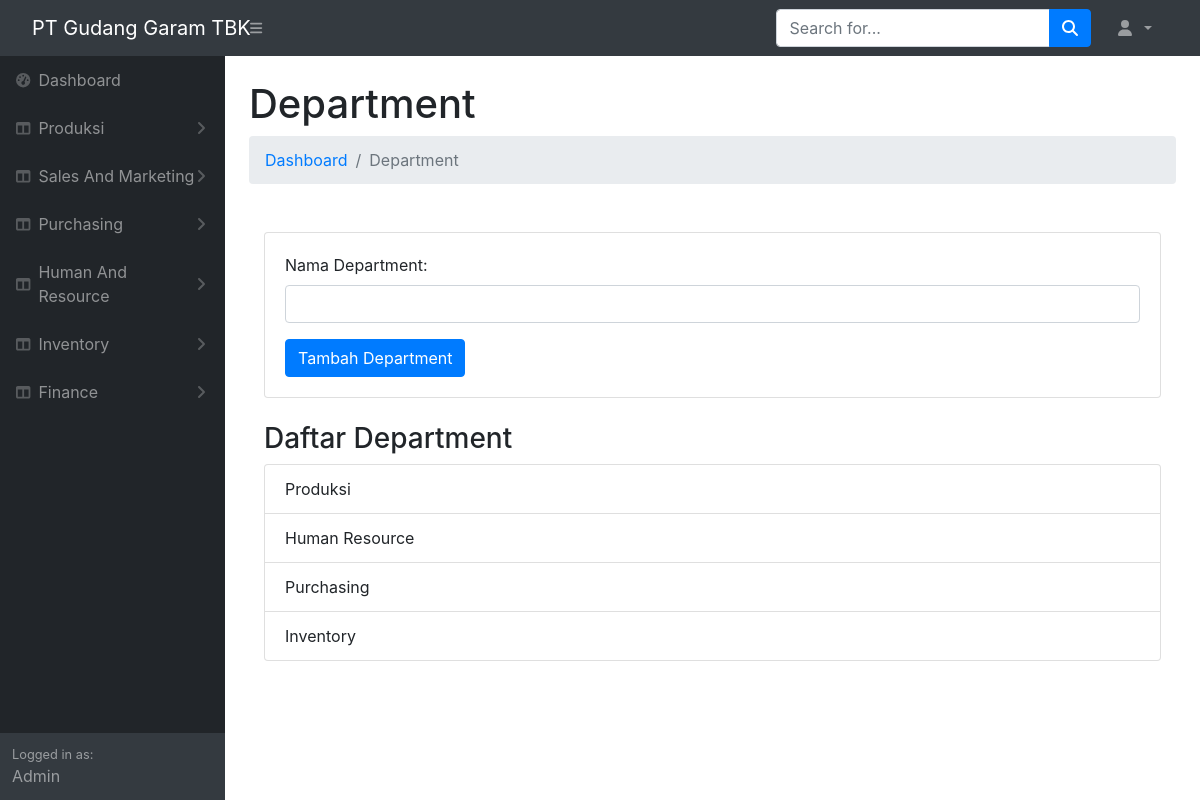
/produksi/hr_department.php, run on the app's committed database.
### tables this page shows
CREATE TABLE `department` (
  `id_department` int(11) NOT NULL,
  `nama_department` varchar(100) NOT NULL
);

### produksi/hr_department.php (the view, shortened to what this page needs)
<?php
$servername = "localhost";
$username = "root";
$password = "";
$dbname = "marketing";
?>
<!DOCTYPE html>
<html lang="en">
    <head>
        <link
            rel="stylesheet"
            type="text/css"
            media="screen"
            href="https://cdn.datatables.net/1.13.1/css/jquery.dataTables.min.css">
        <link
            rel="stylesheet"
            type="text/css"
            media="screen"
            href="https://cdnjs.cloudflare.com/ajax/libs/twitter-bootstrap/5.2.0/css/bootstrap.min.css">
        <link
            rel="stylesheet"
            type="text/css"
            media="screen"
            href="https://cdn.datatables.net/1.13.1/css/dataTables.bootstrap5.min.css">
        <link
            href="https://cdn.jsdelivr.net/npm/simple-datatables@7.1.2/dist/style.min.css"
            rel="stylesheet"/>
        <link href="css/styles.css" rel="stylesheet"/>
    </head>
    <body class="sb-nav-fixed">
        <nav class="sb-topnav navbar navbar-expand navbar-dark bg-dark">
            <a class="navbar-brand ps-3" href="index.html">PT Gudang Garam TBK</a>
            <button
                class="btn btn-link btn-sm order-1 order-lg-0 me-4 me-lg-0"
                id="sidebarToggle"
                href="#!">
                <i class="fas fa-bars"></i>
            </button>
            <form
                class="d-none d-md-inline-block form-inline ms-auto me-0 me-md-3 my-2 my-md-0">
                <div class="input-group">
                    <input
                        class="form-control"
                        type="text"
                        placeholder="Search for..."
                        aria-label="Search for..."
                        aria-describedby="btnNavbarSearch"/>
                    <button class="btn btn-primary" id="btnNavbarSearch" type="button">
                        <i class="fas fa-search"></i>
                    </button>
                </div>
            </form>
            <ul class="navbar-nav ms-auto ms-md-0 me-3 me-lg-4">
                <li class="nav-item dropdown">
                    <a
                        class="nav-link dropdown-toggle"
                        id="navbarDropdown"
                        href="#"
                        role="button"
                        data-bs-toggle="dropdown"
                        aria-expanded="false">
                        <i class="fas fa-user fa-fw"></i>
                    </a>
                </li>
            </ul>
        </nav>
        <div id="layoutSidenav">
            <div id="layoutSidenav_nav">
                <nav class="sb-sidenav accordion sb-sidenav-dark" id="sidenavAccordion">
                    <div class="sb-sidenav-menu">
                        <div class="nav">
                        <a class="nav-link" href="index.php">
                                <div class="sb-nav-link-icon"><i class="fas fa-tachometer-alt"></i></div>
                                Dashboard
                            </a>
                            <a class="nav-link collapsed" href="#" data-bs-toggle="collapse" data-bs-target="#collapseLayouts" aria-expanded="false" aria-controls="collapseLayouts">
                                <div class="sb-nav-link-icon"><i class="fas fa-columns"></i></div>
                                Produksi
                                <div class="sb-sidenav-collapse-arrow"><i class="fas fa-angle-down"></i></div>
                            </a>
                            <a class="nav-link collapsed" href="#" data-bs-toggle="collapse" data-bs-target="#collapseLayouts" aria-expanded="false" aria-controls="collapseLayouts">
                                <div class="sb-nav-link-icon"><i class="fas fa-columns"></i></div>
                                Sales And Marketing
                                <div class="sb-sidenav-collapse-arrow"><i class="fas fa-angle-down"></i></div>
                            </a>
                        <a class="nav-link collapsed" href="#" data-bs-toggle="collapse" data-bs-target="#collapseLayouts" aria-expanded="false" aria-controls="collapseLayouts">
                            <div class="sb-nav-link-icon"><i class="fas fa-columns"></i></div>
                            Purchasing
                            <div class="sb-sidenav-collapse-arrow"><i class="fas fa-angle-down"></i></div>
                        </a>
                        <a class="nav-link collapsed" href="#" data-bs-toggle="collapse" data-bs-target="#collapseLayouts" aria-expanded="false" aria-controls="collapseLayouts">
                        <div class="sb-nav-link-icon"><i class="fas fa-columns"></i></div>
                            Human And Resource
                            <div class="sb-sidenav-collapse-arrow"><i class="fas fa-angle-down"></i></div>
                            </a>
                        <a class="nav-link collapsed" href="#" data-bs-toggle="collapse" data-bs-target="#collapseLayouts" aria-expanded="false" aria-controls="collapseLayouts">
                            <div class="sb-nav-link-icon"><i class="fas fa-columns"></i></div>
                                Inventory
                                <div class="sb-sidenav-collapse-arrow"><i class="fas fa-angle-down"></i></div>
                                </a>
                        <a class="nav-link collapsed" href="#" data-bs-toggle="collapse" data-bs-target="#collapseLayouts" aria-expanded="false" aria-controls="collapseLayouts">
                            <div class="sb-nav-link-icon"><i class="fas fa-columns"></i></div>
                            Finance
                            <div class="sb-sidenav-collapse-arrow"><i class="fas fa-angle-down"></i></div>
                        </a>
                        <!DOCTYPE html>
                        <html lang="en">
                        <head>
                            <link href="https://stackpath.bootstrapcdn.com/bootstrap/4.5.2/css/bootstrap.min.css" rel="stylesheet">
                        </head>
                        <body>
                        </body>
                        </html>
                        </div>
                    </div>
                    <div class="sb-sidenav-footer">
                        <div class="small">Logged in as:</div>
                        Admin
                    </div>
                </nav>
            </div>
            <div id="layoutSidenav_content">
                <main>
                    <div class="container-fluid px-4">
                        <h1 class="mt-4">Department</h1>
                        <ol class="breadcrumb mb-4">
                            <li class="breadcrumb-item">
                                <a href="index.html">Dashboard</a>
                            </li>
                            <li class="breadcrumb-item active">Department</li>
                        </ol>
                        <div class="container mt-5">
                            <div class="card mt-4">
                                <div class="card-body">
                                    <form method="post" action="">
                                        <div class="form-group">
                                            <label for="nama_department">Nama Department:</label>
                                            <input
                                                type="text"
                                                class="form-control"
                                                id="nama_department"
                                                name="nama_department"
                                                required="required">
                                        </div>
                                        <button type="submit" name="add_department" class="btn btn-primary">Tambah Department</button>
                                    </form>
                                </div>
                            </div>
                            <div class="mt-4">
                                <h3>Daftar Department</h3>
                            <?php
        $conn = new mysqli($servername, $username, $password, $dbname);
        $result = $conn->query("SELECT * FROM department ORDER BY id_department");
        if ($result->num_rows > 0) {
            echo "<ul class='list-group'>";
            while ($row = $result->fetch_assoc()) {
                echo "<li class='list-group-item'>" . $row['nama_department'] . "</li>";
            }
            echo "</ul>";
        } else {
            echo "<p>No departments found.</p>";
        }
        ?>
                            </div>
                        </div>
                    </body>
                </html>

### data on the page
department: nama_department "Produksi"
department: nama_department "Human Resource"
department: nama_department "Purchasing"
department: nama_department "Inventory"
